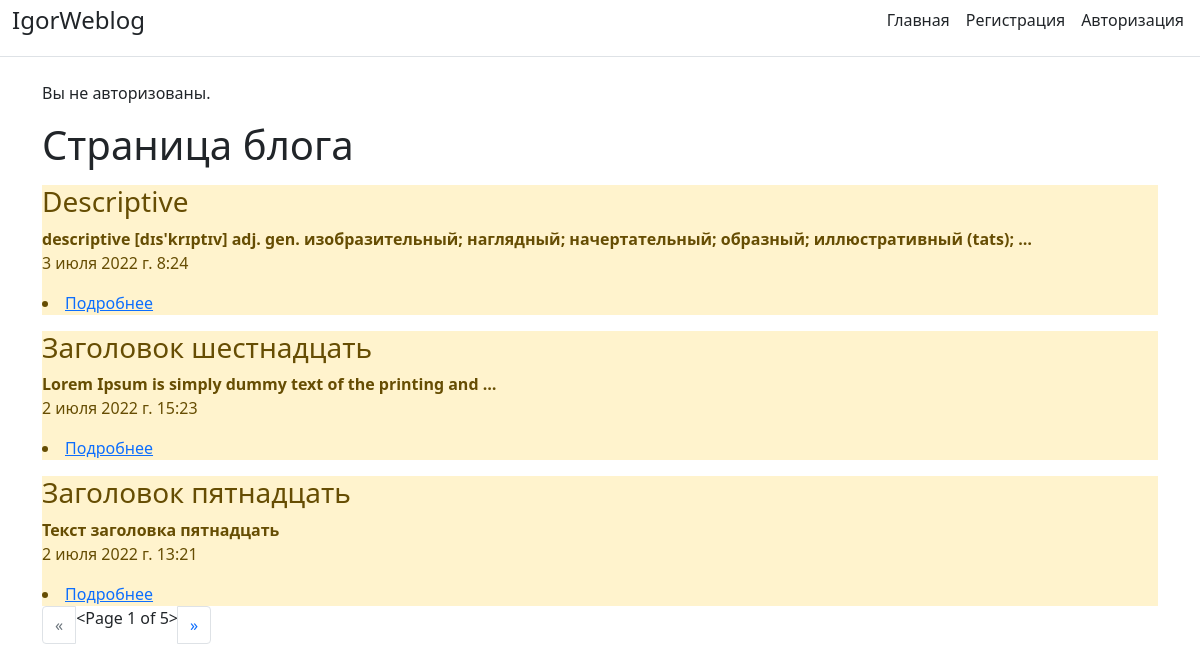
The page / on the database its author committed.
### Blog/models.py (models this page shows, shortened)
class Task(models.Model):
    title = models.CharField('Название', max_length=50)
    task = models.TextField('Текст')
    created_dt = models.DateTimeField('Дата', auto_now=True)
    publish = models.DateTimeField('Публикация', default=timezone.now)
    slug = models.SlugField('Ссылка', max_length=250, unique=True, null=False, blank=True, db_index=True)
    class Meta:
        verbose_name = 'Пост'
        verbose_name_plural = 'Посты'

### Blog/views.py (the view)
# urls.py: path('', views.index, name='index'),
def index(request):
    tasks = Task.objects.all().order_by('-id')
    if 'page' in request.GET:
        page = request.GET.get('page')
    else:
        page = 1
    paginator = Paginator(tasks, 3)
    try:
        tasks = paginator.page(page)
    except PageNotAnInteger:
        tasks = paginator.page(1)
    except EmptyPage:
        tasks = paginator.page(paginator.num_pages)
    page_number = request.GET.get('page')
    page_obj = paginator.get_page(page_number)
    context = {'title': 'Блог главная', 'tasks': tasks, 'page_obj': page_obj, 'page_number': page_number, 'page': page}
    return render(request, 'Blog/index.html', context)

### Blog/templates/Blog/index.html (shortened to what this page needs)
{% extends 'Blog/base.html' %}
{% block content %}
    <h1>Страница блога</h1>
    {% if tasks %}
        {% for i in tasks %}
            <div class="alert-warning mt-3", class="container">
                <h3>{{ i.title }}</h3>
                <b>{{ i.task | truncatewords:10}}</b>
                <p>{{ i.created_dt }}</p>
                <li><a href="/article_detail/{{i.slug}}">Подробнее</a></li>
            </div>
        {% endfor %}
    {% else %}
                <p>У нас нет записей</p>
    {% endif %}
<nav id="pagination" class="col align-self-center" aria-label="Page navigation example">
    <ul class="pagination">
        {% if page_obj.has_previous %}
        <li class="page-item"><a class="page-link" href="?page={{ page_obj.previous_page_number }}">&laquo;</a></li>
        {% else %}
        <li class="page-item disabled"><span class="page-link" href="#" tabindex="-1" aria-disabled="true">&laquo;</span></li>
        {% endif %}
        <li>{{ page_obj }}</li>
        {% if page_obj.has_next %}
        <li class="page-item"><a class="page-link" href="?page={{ page_obj.next_page_number }}">&raquo;</a></li>
        {% else %}
        <li class="page-item disabled"><span class="page-link" href="#" tabindex="-1" aria-disabled="true">&raquo;</span></li>
        {% endif %}
        </ul>
</nav>
</div>
{% endblock %}

### rows shown on the page
Task: title "Descriptive", task "descriptive [dɪs'krɪptɪv] adj. gen. изобразительный; наглядный; начертательный; образный; иллюстративный (tats); …", created_dt "3 июля 2022 г. 8:24"
Task: title "Заголовок шестнадцать", task "Lorem Ipsum is simply dummy text of the printing and …", created_dt "2 июля 2022 г. 15:23"
Task: title "Заголовок пятнадцать", task "Текст заголовка пятнадцать", created_dt "2 июля 2022 г. 13:21"

### other values the page prints
{{ page_obj }} "<Page 1 of 5>"
